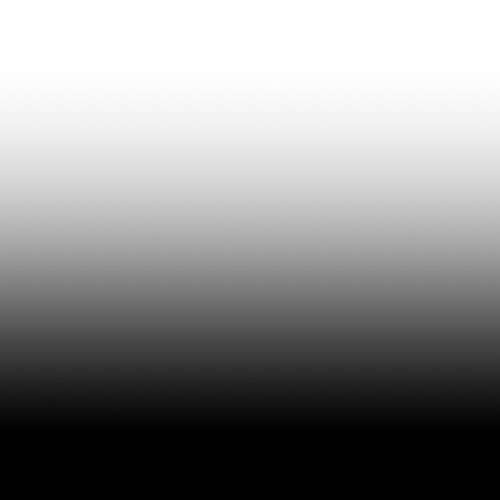
#> input picture content-kit/hatzionut-hadatit/overlays-gradient/reference-black.png, 500 x 500 px
$ python make.py
#> lines starting #> are read from the running program, lines starting #| are printed output that depends on the picture
"""Bottom fade overlays (transparent -> colour) in RZ palette, same alpha curve as Moshe's black one. 1080x1080 PNG."""
import os, numpy as np
from PIL import Image, ImageDraw
HERE = os.path.dirname(os.path.abspath(__file__))
ref = np.array(Image.open(HERE + '/reference-black.png').convert('RGBA'))[:, 250, 3].astype(np.float32)   # alpha per row, 500 rows
#> ref = 500 values, max 255 at index 431, min 0 at index 0, mean 113.2
S = 1080; A = np.interp(np.linspace(0, 499, S), np.arange(500), ref)[:, None]
#> after `A = np.interp(np.linspace(0, 499, S), np.arange(500), ref)[:, None]`: A = 1080 values, max 255 at index 932, min 0 at index 0, mean 113.2
def hexc(h): return np.array([int(h[i:i + 2], 16) for i in (1, 3, 5)], np.float32)
V = {'1-deep-teal': ('#2B5155', '#2B5155'), '2-night-teal': ('#16302F', '#0E2224'), '3-teal': ('#509299', '#3C7479'),
     '4-teal-to-deep': ('#509299', '#1B3A3D')}
sample = Image.open(HERE + '/sample-bg.jpg').convert('RGB').resize((S, S))
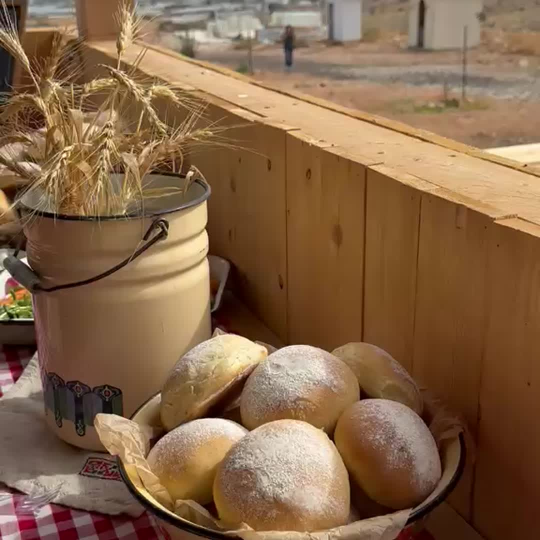
#> input picture content-kit/hatzionut-hadatit/overlays-gradient/sample-bg.jpg, 1080 x 1080 px (shown at 1/2 size)
#> sample is the input picture: PIL image 1080x1080 RGB; mean R, G, B 133.4, 101.8, 72.9
prev = []
for name, (c1, c2) in V.items():
    k = np.linspace(0, 1, S)[:, None, None] ** 1.2; col = hexc(c1) * (1 - k) + hexc(c2) * k
    img = np.zeros((S, S, 4), np.uint8); img[..., :3] = np.broadcast_to(col, (S, S, 3)); img[..., 3] = np.broadcast_to(A, (S, S)).astype(np.uint8)
    o = Image.fromarray(img, 'RGBA'); o.save(HERE + f'/fade-{name}.png')
    p = sample.convert('RGBA'); p.alpha_composite(o); prev.append(p.convert('RGB').resize((360, 360)))
#> this loop made 4 passes
#> pass 1, `o = Image.fromarray(img, 'RGBA')`:
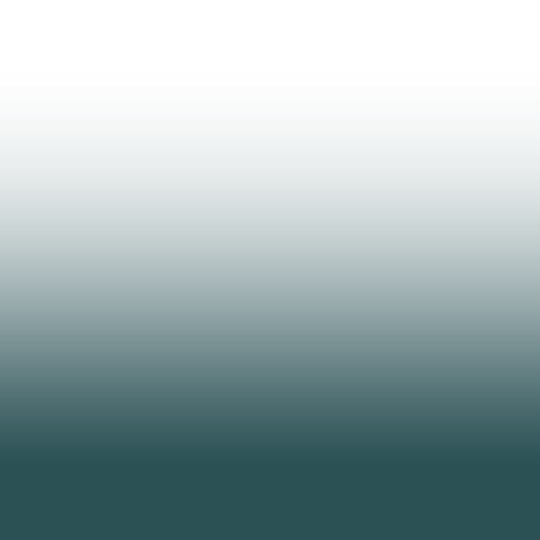
#> o: PIL image 1080x1080 RGBA (shown at 1/2 size); mean R, G, B, A 43, 81, 85, 113; transparent parts drawn white
#> pass 2, `o = Image.fromarray(img, 'RGBA')`:
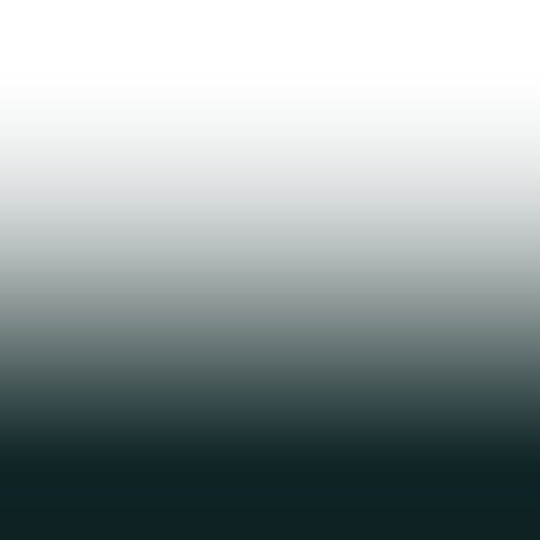
#> o: PIL image 1080x1080 RGBA (shown at 1/2 size); mean R, G, B, A 17.9, 41.1, 41.5, 113; transparent parts drawn white
#> pass 3, `o = Image.fromarray(img, 'RGBA')`:
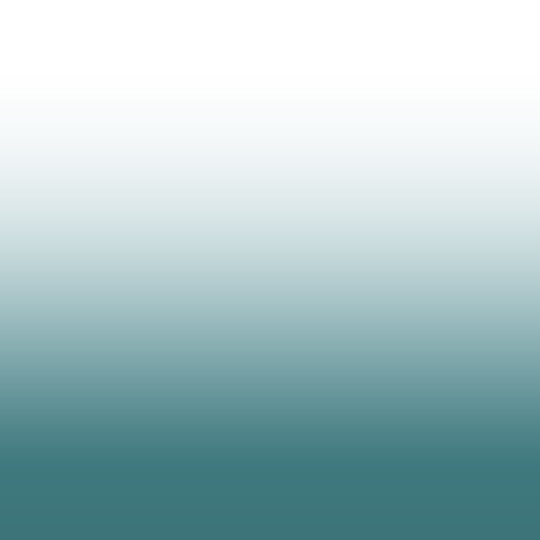
#> o: PIL image 1080x1080 RGBA (shown at 1/2 size); mean R, G, B, A 70.4, 131.9, 137.9, 113; transparent parts drawn white
#> after the loop:
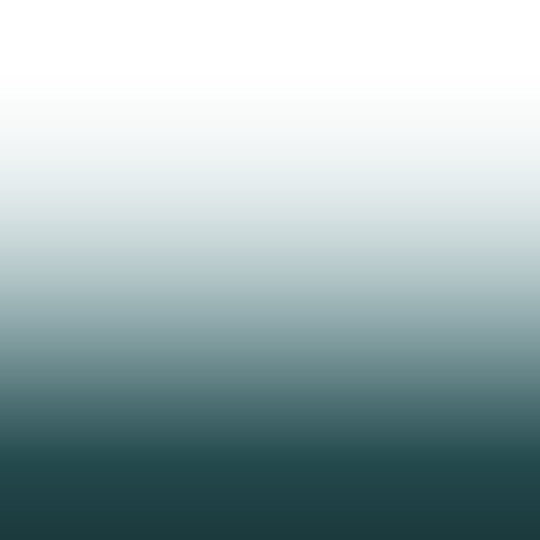
#> img: shape (1080, 1080, 4) (shown at 1/2 size); mean R, G, B, A 55.4, 105.5, 110.7, 113; transparent parts drawn white
#> after the loop:
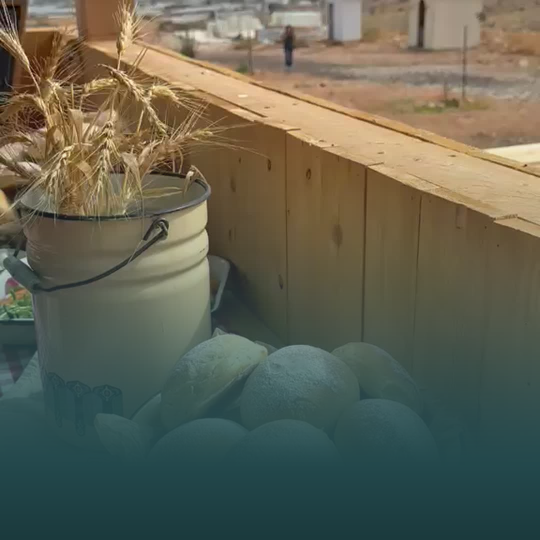
#> p: PIL image 1080x1080 RGBA (shown at 1/2 size); mean R, G, B, A 97.9, 99, 83.2, 255
#> after the loop, prev = 4 items
sh = Image.new('RGB', (4 * 370, 370), (30, 30, 30))
#> sh: PIL image 1480x370 RGB; every value is 30
for i, p in enumerate(prev): sh.paste(p, (5 + i * 370, 5))
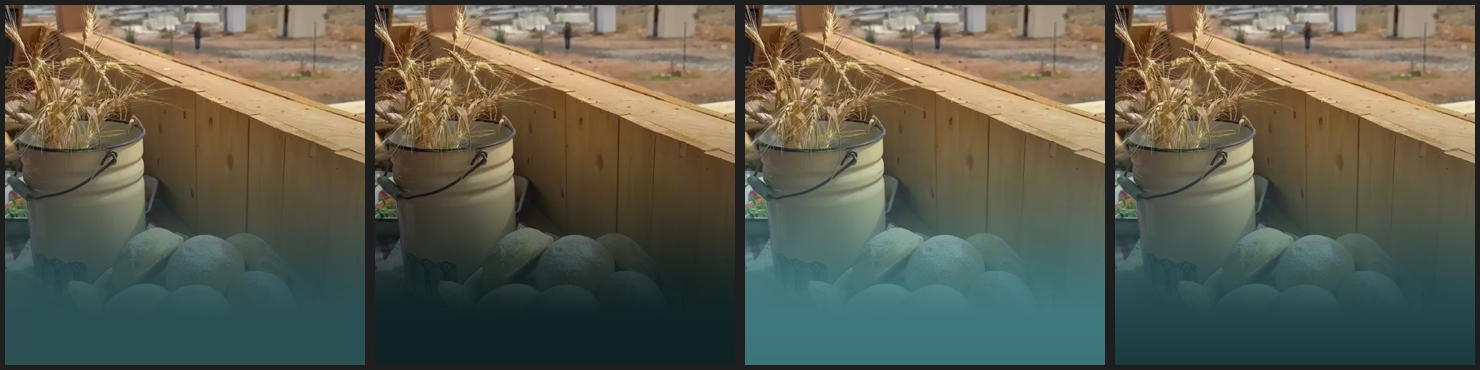
#> sh: PIL image 1480x370 RGB; mean R, G, B 94.1, 94.6, 79.4
sh.save(HERE + '/preview.jpg', quality=90)
